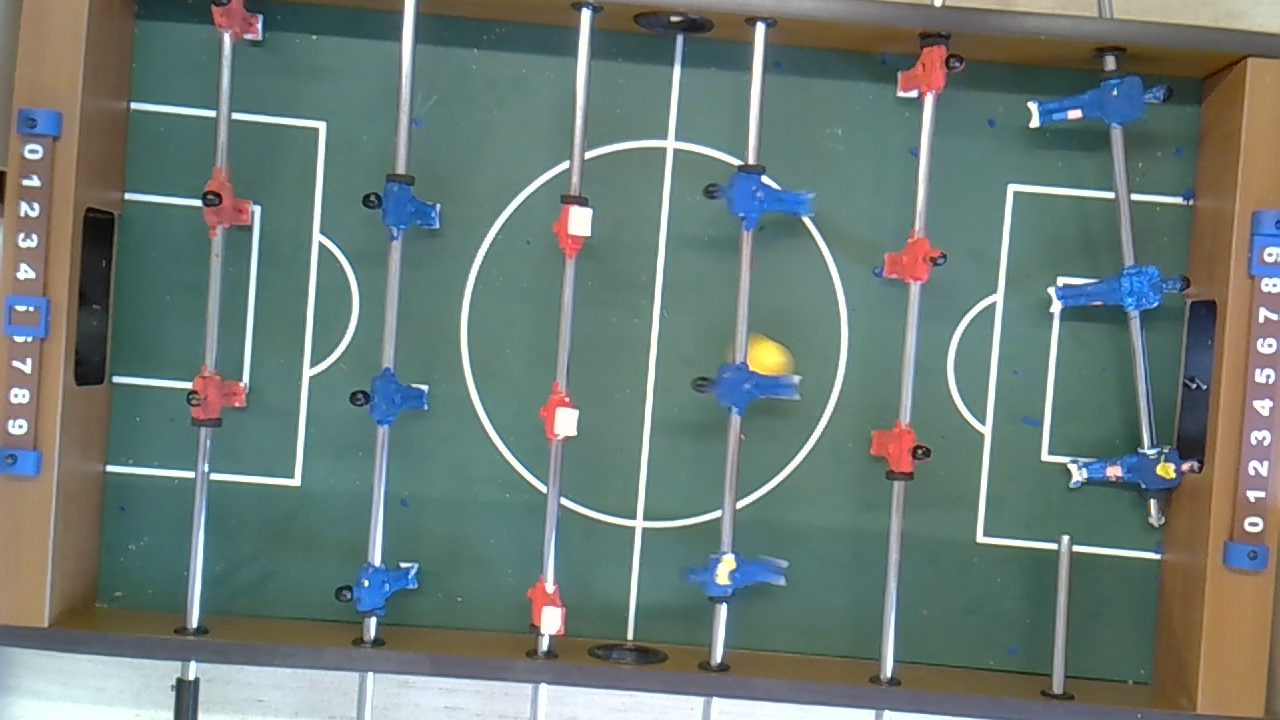
#> input picture frame 11 of data/test1.mp4, 1280 x 720 px, given in place of the camera
$ python ball_cv.py
#> lines starting #> are read from the running program, lines starting #| are printed output that depends on the picture; after the words box and inside, x2 and y2 are one past the last pixel; in counts of white or black regions, pixels touching at a corner belong together
import cv2
import numpy as np
import json
from settings import *

class BallDetector:
    """
    Class for detecting a yellow ball in a live video feed.
    """

    def __init__(self, camera_index=1, initial_ball_radius=20):
        """
        Initialize the YellowBallDetector.
        @param camera_index: Index of the camera (default is 0 for the primary camera).
        @param initial_ball_radius: Initial radius of the ball in pixels.
        """
        self.camera_index = camera_index
        self.ball_radius = initial_ball_radius
        self.min_ball_radius = 7
        self.cap = cv2.VideoCapture(camera_index, cv2.CAP_DSHOW)  # Use CAP_DSHOW for faster loading on Windows

        # HSV range for yellow color based on the uploaded image
        self.lower_yellow = np.array([43, 150, 255])  # Converted to OpenCV HSV range
        self.upper_yellow = np.array([54, 245, 255])  # Converted to OpenCV HSV range

        # Load preset values if available
        self.load_hsv_values()
#> (reads magdad/ball_cv_parameters.json from the repository)
#> in run, frame is the input picture: shape (720, 1280, 3); mean B, G, R 118.1, 123.5, 108

        # List to store selected points for the quadrilateral
        self.selected_points = []
        self.quad_mask = None
        self.goal_masks = None
        self.transform_matrix = None

    # [53 lines left out: functions display_hsv_on_click, is_ball_in_goal, not called in this run]

    def find_ball_location(self, frame):
        """
        Finds the location of the yellow ball in the given frame.
        @param frame: The video frame.
        @return: Tuple of (x, y) coordinates of the ball center, or None if not found.
        """
        if self.quad_mask is not None:
            frame = cv2.bitwise_and(frame, frame, mask=self.quad_mask)

        # Convert frame to HSV color space
        hsv_frame = cv2.cvtColor(frame, cv2.COLOR_BGR2HSV)
#> hsv_frame: shape (720, 1280, 3); mean H, S, V 73.6, 70.4, 132.6

        # Threshold the HSV image to get only yellow
        mask = cv2.inRange(hsv_frame, self.lower_yellow, self.upper_yellow)
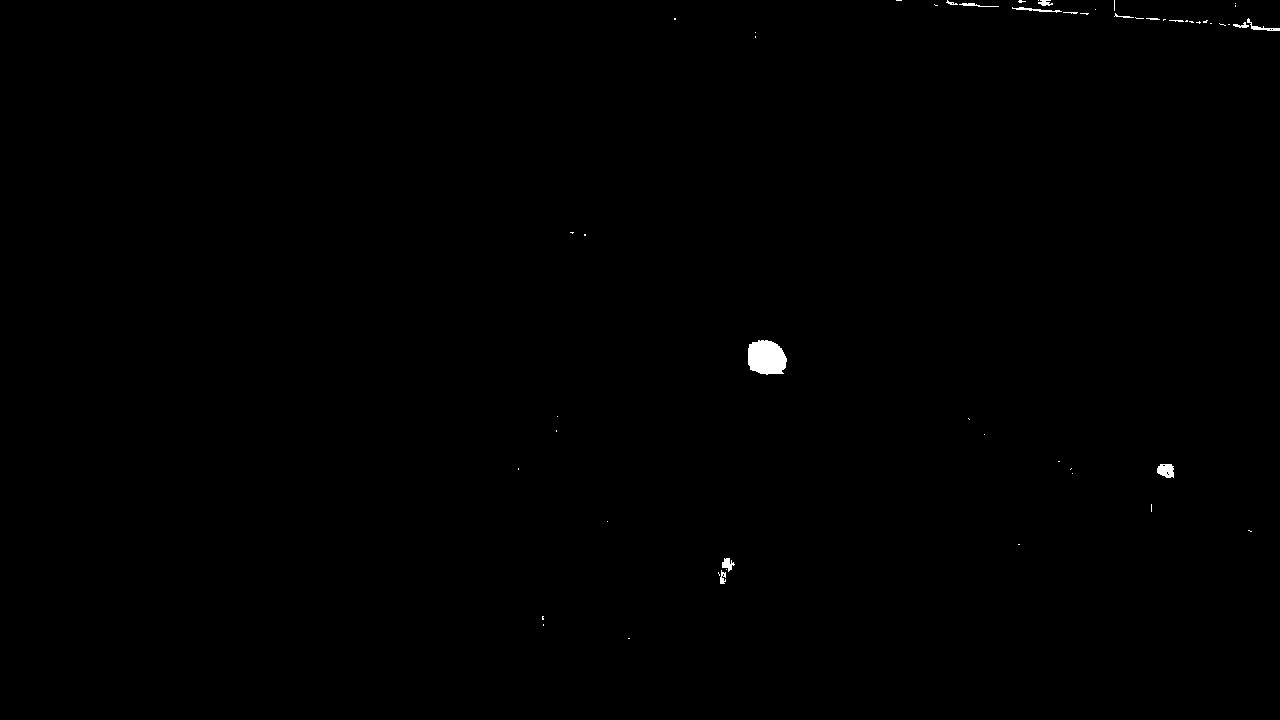
#> mask: shape (720, 1280); 0.23% white; 54 white regions (40 under 20 px), largest, box (x1, y1, x2, y2) and area: (748, 340, 787, 375) 1103, (1157, 464, 1174, 478) 190, (1247, 18, 1280, 31) 105

        # Perform morphological operations to remove noise
        kernel = np.ones((5, 5), np.uint8)
        mask = cv2.morphologyEx(mask, cv2.MORPH_CLOSE, kernel)
#> mask: shape (720, 1280); 0.25% white; 33 white regions (24 under 20 px), largest, box (x1, y1, x2, y2) and area: (748, 340, 787, 375) 1110, (1012, 0, 1062, 13) 248, (718, 558, 735, 584) 210
        mask = cv2.morphologyEx(mask, cv2.MORPH_OPEN, kernel)
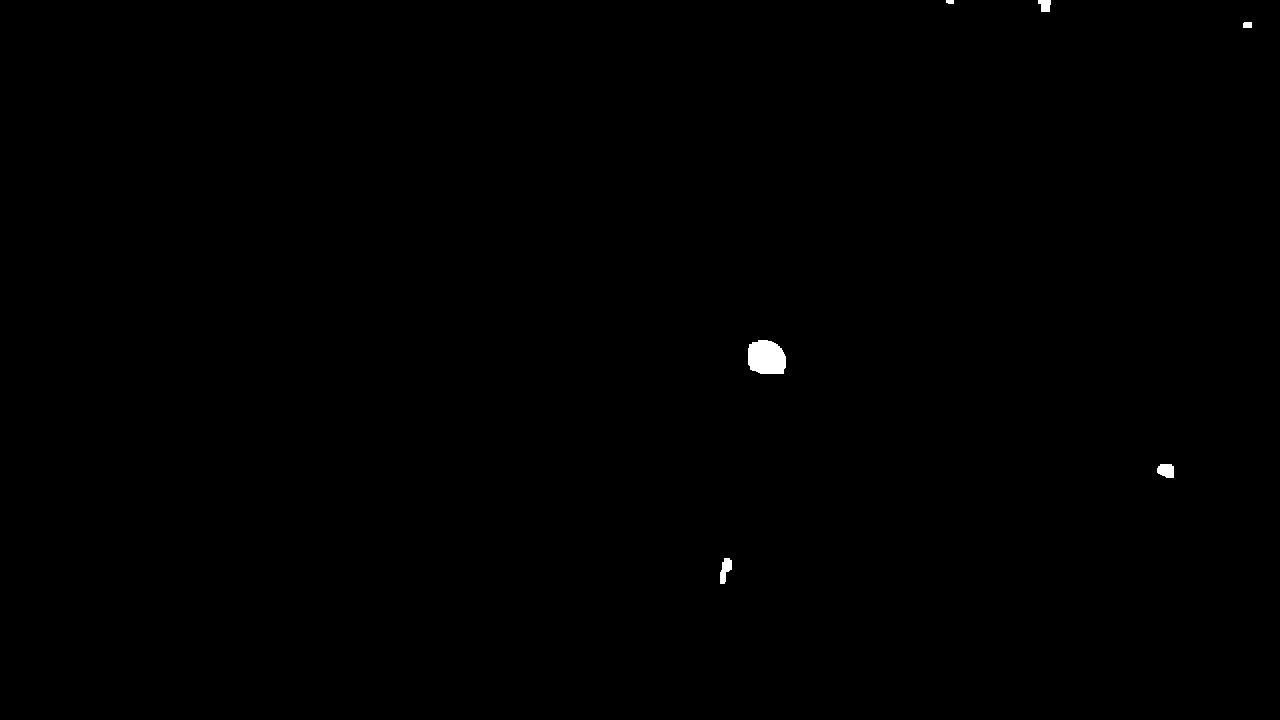
#> mask: shape (720, 1280); 0.19% white; 6 white regions

        # Find contours in the mask
        contours, _ = cv2.findContours(mask, cv2.RETR_EXTERNAL, cv2.CHAIN_APPROX_SIMPLE)
#> contours = 6 contours, 1 with area under 20; largest, box (x1, y1, x2, y2) and area: (748, 340, 786, 374) 1044, (1157, 464, 1174, 478) 174, (720, 558, 732, 584) 162, (1038, 0, 1051, 12) 102, (1243, 22, 1252, 28) 40

        for contour in contours:
            # Calculate area and filter by ball radius
            ((x, y), radius) = cv2.minEnclosingCircle(contour)
            if radius > self.min_ball_radius and radius < self.ball_radius:
                return int(x), int(y), mask
#> this loop made 1 pass
#> (x, y, radius) on pass 1: (724.5, 570.5, 13.29)

        return None, None, mask

    # [59 lines left out: functions on_click, create_quadrilateral_mask, calculate_perspective_transform, not called in this run]

    def apply_perspective_transform(self, x, y):
        """
        Apply the perspective transform to the ball's (x, y) coordinates.
        @param x: The x-coordinate of the ball.
        @param y: The y-coordinate of the ball.
        @return: Transformed (x, y) coordinates.
        """
        if self.transform_matrix is not None:
            ball_point = np.float32([[x, y]])
            transformed_point = cv2.perspectiveTransform(ball_point[None, :, :], self.transform_matrix)
            return transformed_point[0][0]
        return None, None

    # [41 lines left out: functions plane_length_to_pixels, save_hsv_values, not called in this run]

    def load_hsv_values(self):
        """
        Load HSV values from a JSON file if available.
        """
        try:
            # TODO: make this work as a relative path
            # with open("C:\\Users\\TLP-001\\Desktop\\Code\\Kadurobot-Shulhan\\magdad\\ball_cv_parameters.json", "r") as file:
            with open("ball_cv_parameters.json", "r") as file:
                hsv_values = json.load(file)
                self.lower_yellow = np.array(hsv_values["lower_yellow"], dtype=np.uint8)
                self.upper_yellow = np.array(hsv_values["upper_yellow"], dtype=np.uint8)
                self.lower_dark_yellow = np.array(hsv_values["lower_dark_yellow"], dtype=np.uint8)
                self.upper_dark_yellow = np.array(hsv_values["upper_dark_yellow"], dtype=np.uint8)
                print("Loaded HSV values from ball_cv_parameters.json")
        except FileNotFoundError:
            print("No HSV values file found. Using default values.")

    def get_frame(self):
        _, frame = self.cap.read()
        return frame

    def create_windows(self):
        cv2.namedWindow("Ball-Original", cv2.WINDOW_NORMAL)
        cv2.namedWindow("Ball-Processed", cv2.WINDOW_NORMAL)
        # cv2.namedWindow("Ball-Mask", cv2.WINDOW_NORMAL)

        # Enable aspect-ratio scaling for fullscreen
        cv2.setWindowProperty("Ball-Original", cv2.WND_PROP_ASPECT_RATIO, cv2.WINDOW_KEEPRATIO)
        cv2.setWindowProperty("Ball-Processed", cv2.WND_PROP_ASPECT_RATIO, cv2.WINDOW_KEEPRATIO)
        # cv2.setWindowProperty("Ball-Mask", cv2.WND_PROP_ASPECT_RATIO, cv2.WINDOW_KEEPRATIO)

        # Create a trackbar for adjusting the ball radius
        def set_radius(val):
            self.ball_radius = max(self.min_ball_radius, val)  # Ensure radius is at least min_ball_radius

        def set_min_radius(val):
            self.min_ball_radius = max(1, val)  # Ensure minimum radius is at least 1

        cv2.createTrackbar("Ball Radius", "Ball-Processed", self.ball_radius, 100, set_radius)
        cv2.createTrackbar("Min Radius", "Ball-Processed", self.min_ball_radius, 50, set_min_radius)

        # Create trackbars for adjusting HSV values
        def update_lower_h(val):
            self.lower_yellow[0] = val

        def update_upper_h(val):
            self.upper_yellow[0] = val

        def update_lower_s(val):
            self.lower_yellow[1] = val

        def update_upper_s(val):
            self.upper_yellow[1] = val

        def update_lower_v(val):
            self.lower_yellow[2] = val

        def update_upper_v(val):
            self.upper_yellow[2] = val

        cv2.createTrackbar("Lower H", "Ball-Processed", self.lower_yellow[0], 179, update_lower_h)
        cv2.createTrackbar("Upper H", "Ball-Processed", self.upper_yellow[0], 179, update_upper_h)
        cv2.createTrackbar("Lower S", "Ball-Processed", self.lower_yellow[1], 255, update_lower_s)
        cv2.createTrackbar("Upper S", "Ball-Processed", self.upper_yellow[1], 255, update_upper_s)
        cv2.createTrackbar("Lower V", "Ball-Processed", self.lower_yellow[2], 255, update_lower_v)
        cv2.createTrackbar("Upper V", "Ball-Processed", self.upper_yellow[2], 255, update_upper_v)

    # [43 lines left out: function run_frame, not called in this run]

    def exit(self):
        self.cap.release()
        cv2.destroyAllWindows()

    def run(self):
        """
        Runs the live video feed with ball detection.
        """
        self.create_windows()
        while True:
            ret, frame = self.cap.read()
            if not ret:
                print("Failed to capture frame.")
                continue

            # Set mouse callback to display HSV values on click
            cv2.setMouseCallback("Ball-Original", self.on_click, frame)

            # Get ball location
            ball_x, ball_y, mask = self.find_ball_location(frame)
#> ball_x = 724; ball_y = 570

            # Apply perspective transform to ball location
            if ball_x and ball_y:
                transformed_x, transformed_y = self.apply_perspective_transform(ball_x, ball_y)
                cv2.circle(frame, (int(ball_x), int(ball_y)), self.ball_radius, (0, 255, 0), 2)
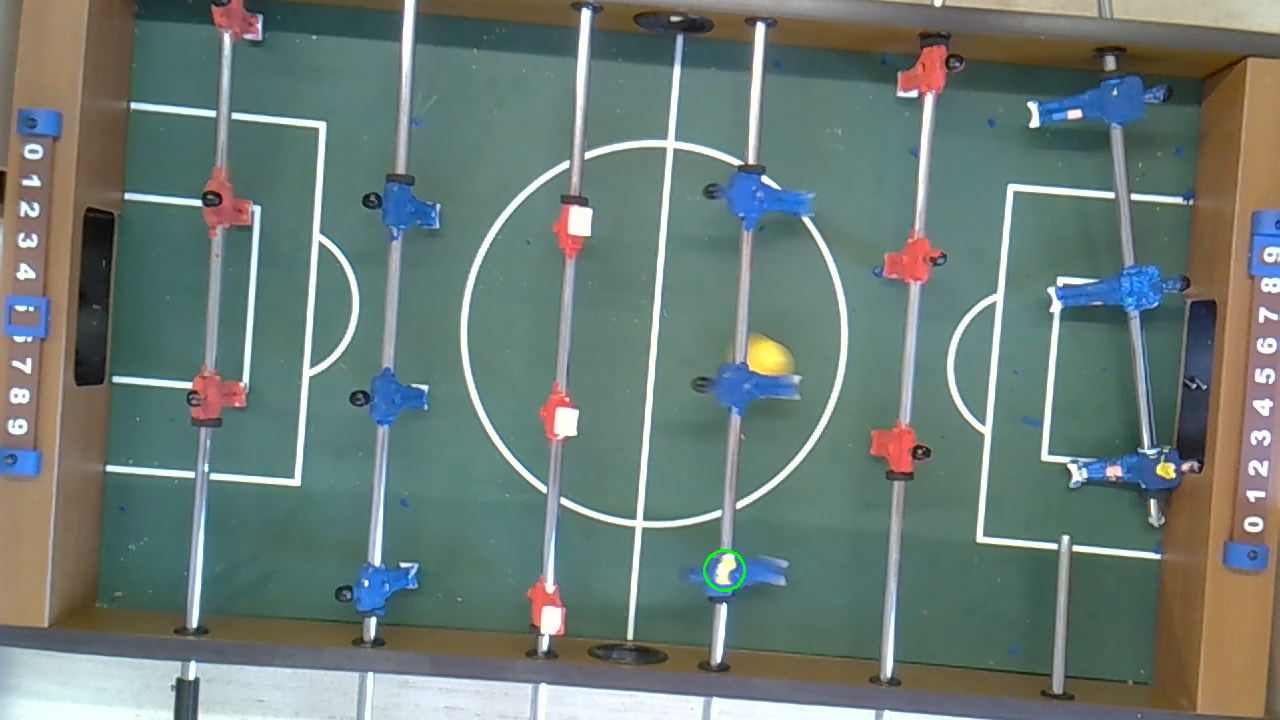
#> frame: shape (720, 1280, 3); 0.04% of pixels changed, all inside (x1, y1, x2, y2) = (703, 549, 746, 592)
                # cv2.puttext(frame, f"ball at ({int(transformed_x)}, {int(transformed_y)})", (10, 30), cv2.font_hershey_simplex, 1, (0, 255, 0), 2)

            # Display selected points
            for point in self.selected_points:
                cv2.circle(frame, point, 5, (255, 0, 0), -1)

            # Display frames
            cv2.imshow("Ball-Original", frame)
            # cv2.imshow("Ball-Mask", mask)

            # Highlight the detected area in the processed frame
            processed_frame = cv2.bitwise_and(frame, frame, mask=mask)
            cv2.imshow("Ball-Processed", processed_frame)

            key = cv2.waitKey(1) & 0xFF
#> (key q is pressed here)

            if key == ord("q"):  # Quit if 'q' is pressed
                break
            elif key == ord("s"):  # Save HSV values if 's' is pressed
                self.save_hsv_values()

        # Release resources
        self.cap.release()
        cv2.destroyAllWindows()


if __name__ == "__main__":
    detector = BallDetector(camera_index=1, initial_ball_radius=20)
    detector.run()
